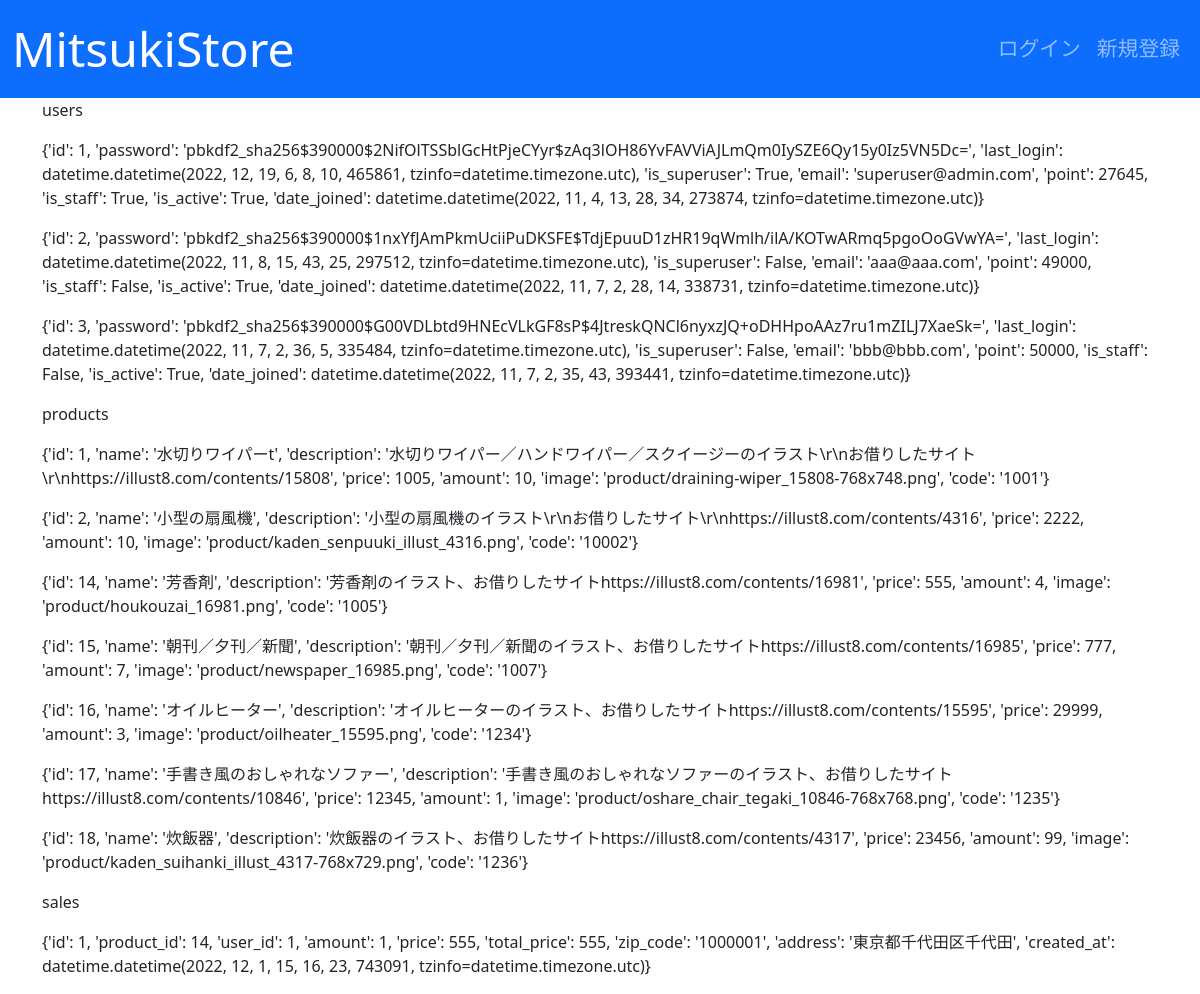
Page /test_index/ on the earlier database version.
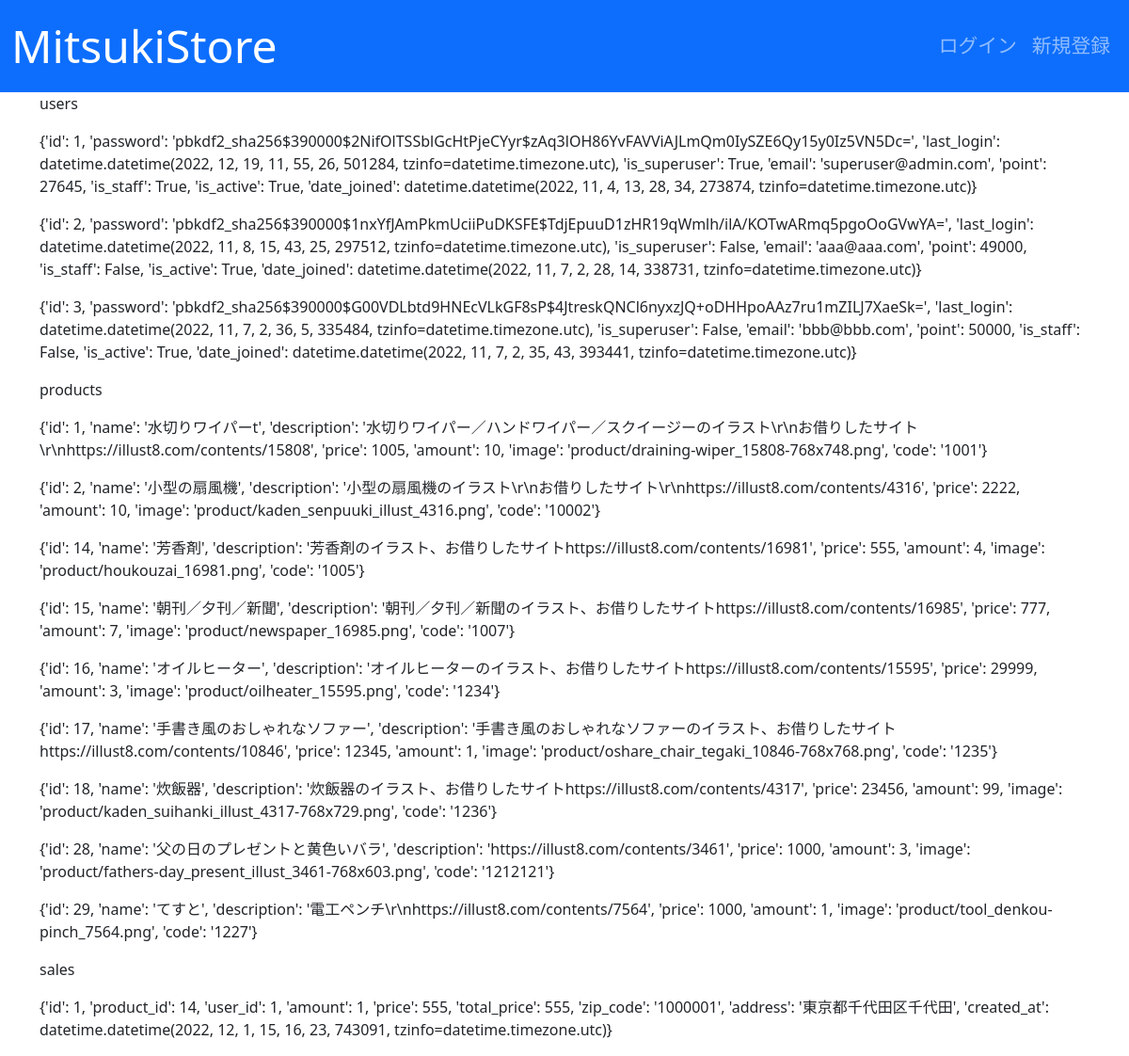
Same page on the later database version.
### users/models.py (models this page shows)
class User(AbstractBaseUser, PermissionsMixin):
    initial_point = 50000
    email = models.EmailField("メールアドレス", unique=True)
    point = models.PositiveIntegerField(default=initial_point)
    is_staff = models.BooleanField("is_staff", default=False)
    is_active = models.BooleanField("is_active", default=True)
    date_joined = models.DateTimeField("date_joined", default=timezone.now)
    objects = UserManager()
    USERNAME_FIELD = "email"
    EMAIL_FIELD = "email"
    REQUIRED_FIELDS = []
    class Meta:
        verbose_name = "user"
        verbose_name_plural = "users"

### store_main/models.py (models this page shows, shortened)
class Product(models.Model):
    name = models.CharField(verbose_name='商品名', max_length=128)
    description = models.TextField(verbose_name='商品説明', max_length=5000,
                                   blank=True, default='')
    price = models.PositiveIntegerField(verbose_name='価格', blank=True,
                                        default=0)
    amount = models.PositiveIntegerField(verbose_name='在庫数', blank=True,
                                         default=0)
    image = models.ImageField(verbose_name='商品画像', upload_to='product', )
    code = models.CharField(verbose_name='商品コード', max_length=128, )

class Sale(models.Model):
    product = models.ForeignKey(Product, on_delete=models.PROTECT,
                                verbose_name='商品名', )
    user = models.ForeignKey(get_user_model(), on_delete=models.PROTECT,
                             verbose_name='ユーザー名', )
    amount = models.PositiveIntegerField(verbose_name="購入個数", default=0)
    price = models.PositiveIntegerField(verbose_name='商品単価', default=0)
    total_price = models.PositiveIntegerField(verbose_name='小計', default=0)
    zip_code = models.CharField(verbose_name='郵便番号', max_length=128,
                                blank=True, default='')
    address = models.CharField(verbose_name='住所', max_length=128, blank=True,
                               default='')
    created_at = models.DateTimeField(verbose_name='販売日', auto_now=True)

### main/views.py (the view)
# urls.py: path('test_index/', views.test_index, name='test_index'),
def test_index(request):
    users = User.objects.all().values()
    products = Product.objects.all().values()
    sales = Sale.objects.all().values()
    context = {
        'users': users,
        'products': products,
        'sales': sales,
    }
    return render(request, template_name='main/test_index.html',
                  context=context)

### main/templates/main/test_index.html
{% extends 'base.html' %}
{% block content %}
<p>users</p>
{% for user in users %}
<p>{{ user }}</p>
{% endfor %}
<p>products</p>
{% for product in products %}
<p>{{ product }}</p>
{% endfor %}
<p>sales</p>
{% for sale in sales %}
<p>{{ sale }}</p>
{% endfor %}
{% endblock content %}

Differences in the rows shown:
changed User (number 1 of 3 on the later page): user "…'last_login': datetime.datetime(2022, 12, 19, 6, 8, 10, 465861, tzinfo=datetime.timezone.utc), 'is_superuser': True, 'email':…" → "…'last_login': datetime.datetime(2022, 12, 19, 11, 55, 26, 501284, tzinfo=datetime.timezone.utc), 'is_superuser': True, 'email':…"
added Product: product "{'id': 28, 'name': '父の日のプレゼントと黄色いバラ', 'description': 'https://illust8.com/contents/3461', 'price': 1000, 'amount': 3, 'image': 'product/fathers-day_present_illust_3461-768x603.png', 'code': '1212121'}"
added Product: product "{'id': 29, 'name': 'てすと', 'description': '電工ペンチ\\r\\nhttps://illust8.com/contents/7564', 'price': 1000, 'amount': 1, 'image': 'product/tool_denkou-pinch_7564.png', 'code': '1227'}"
